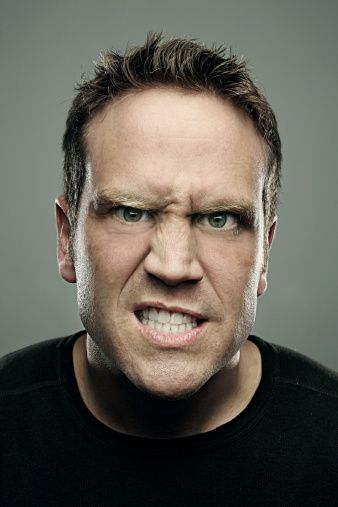
#> input picture anger.jpg, 338 x 507 px, given in place of the camera
$ python cam2jpg.py   (older library calls are emulated)
#> lines starting #> are read from the running program, lines starting #| are printed output that depends on the picture; after the words box and inside, x2 and y2 are one past the last pixel; in counts of white or black regions, pixels touching at a corner belong together
import cv2
import sys
import numpy as np
# Create the haar cascade
faceCascade = cv2.CascadeClassifier("haarcascade_frontalface_default.xml")

def write_matrix_to_textfile(a_matrix, file_to_write):

    def compile_row_string(a_row):
        return str(a_row).strip(']').strip('[').replace(' ','')

    with open(file_to_write, 'w') as f:
        for row in a_matrix:
            f.write(compile_row_string(row)+'\n')

    return True


video_capture = cv2.VideoCapture(0)
counter = 0
ret, frame = video_capture.read()
#> frame is the input picture: shape (507, 338, 3); mean B, G, R 86.3, 95.2, 99.2
while True:
    ret, frame = video_capture.read()

    gray = cv2.cvtColor(frame, cv2.COLOR_BGR2GRAY)
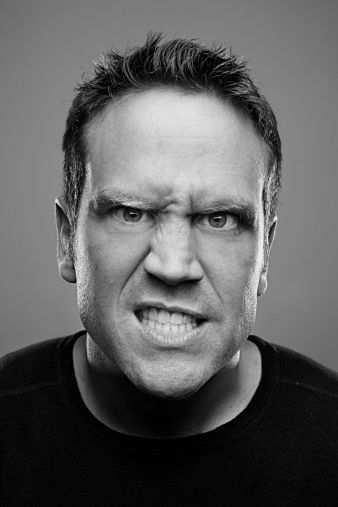
#> gray: shape (507, 338); min 0, max 254, mean 95.4
    faces = faceCascade.detectMultiScale(
        gray,
        scaleFactor=1.1,
        minNeighbors=5,
        minSize=(30, 30),
        flags=cv2.cv.CV_HAAR_SCALE_IMAGE
)
#> faces = [[49, 122, 249, 249]]

    # Show only face
    for (x, y, w, h) in faces:
        small = cv2.resize(frame[y:y+h, x:x+w], (128,128))
        cv2.imwrite(str(counter) + ".jpg", small)
        cv2.rectangle(frame,(x,y),(x+w,y+h),(255,0,0),2)
        cv2.imshow("Face found", frame)

        write_matrix_to_textfile(small, 'data.dat')
#> this loop made 1 pass
#> pass 1, `small = cv2.resize(frame[y:y+h, x:x+w], (128,128))`:
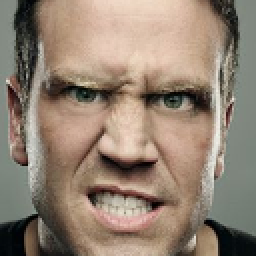
#> small: shape (128, 128, 3) (shown 2 times larger); mean B, G, R 114.5, 130.3, 147.3
#> pass 1, `cv2.imshow("Face found", frame)`:
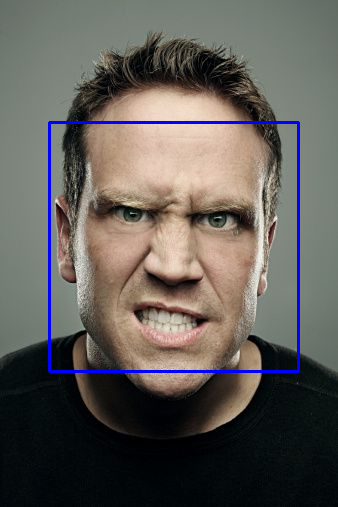
#> window 'Face found': shape (507, 338, 3); mean B, G, R 88.9, 93.1, 97.1

    counter = counter + 1
    if cv2.waitKey(1) & 0xFF == ord('q'):
#> (key q is pressed here)
        break

# When everything is done, release the capture
video_capture.release()
cv2.destroyAllWindows()

$ run again, on 1.png
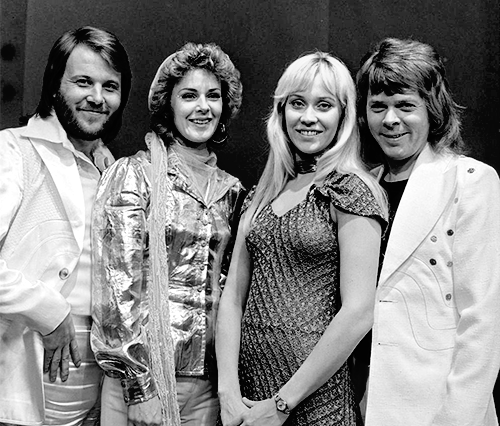
#> input picture 1.png, 500 x 426 px, given in place of the camera
#> frame is the input picture: shape (426, 500, 3); min 0, max 255, mean 130.8
#> faces = [[168, 70, 66, 66], [56, 55, 75, 75], [267, 69, 87, 87], [354, 78, 74, 74]]
#> the loop `for (x, y, w, h) in faces:` made 4 passes
#> after the loop `for (x, y, w, h) in faces:`:
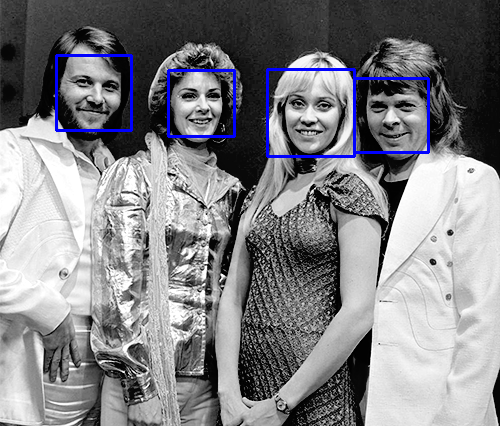
#> frame: shape (426, 500, 3); 1.59% of pixels changed, all inside (x1, y1, x2, y2) = (55, 54, 430, 158)
#> after the loop `for (x, y, w, h) in faces:`:
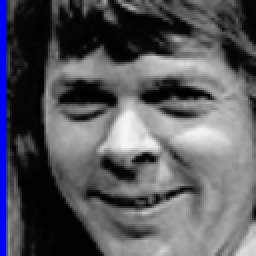
#> small: shape (128, 128, 3) (shown 2 times larger); mean B, G, R 94.9, 87.9, 87.9
